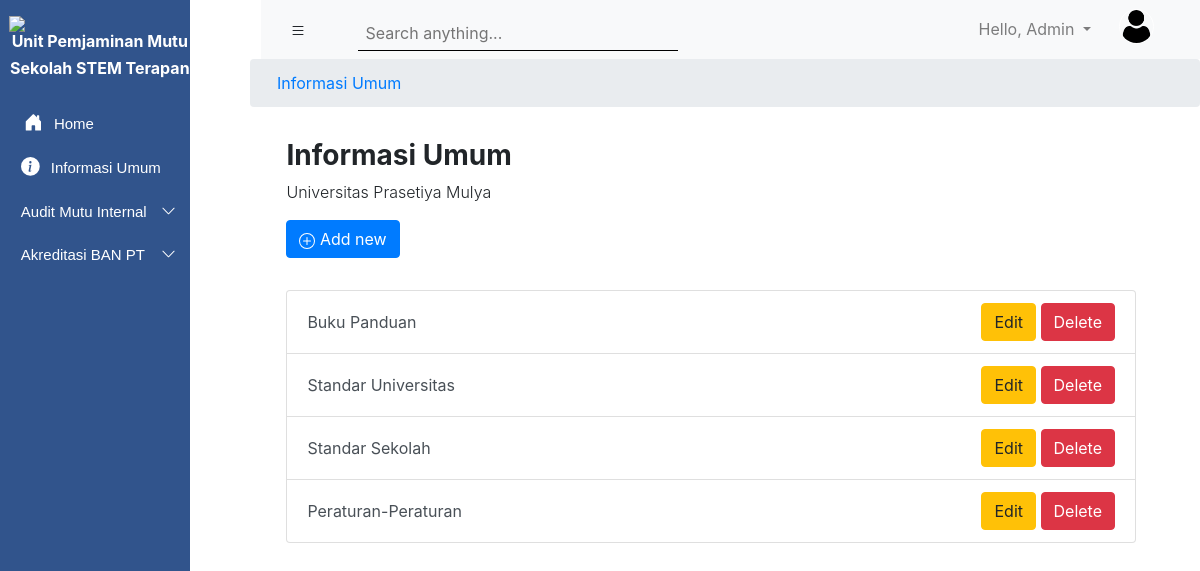
Page /informasiumum/ (signed in) on the earlier database version.
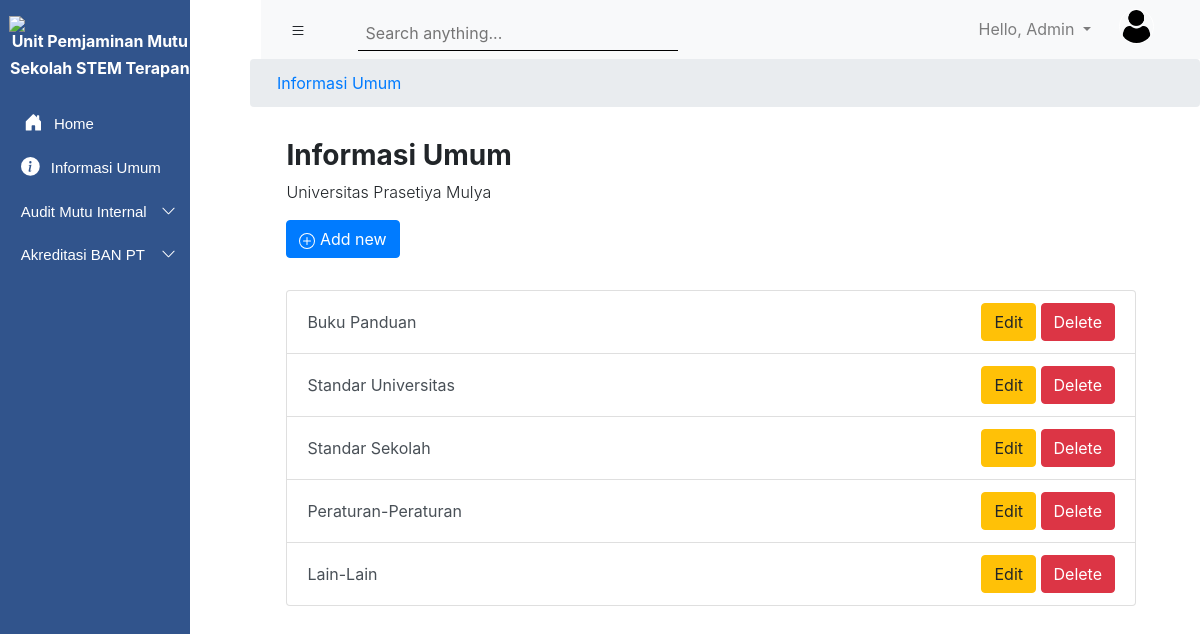
Same page on the later database version.
### upmsite/models.py (models this page shows, shortened)
class Folder(models.Model):
    listKategori = (
        ('AMI', 'AMI'),
        ('ABPT', 'ABPT'),
        ('Informasi Umum', 'Informasi Umum'),
    )
    nama_folder = models.CharField(default='', max_length=256)
    nama_prodi = models.ForeignKey(ProgramStudi, on_delete=models.CASCADE, blank = True, null = True)
    kategori = models.CharField(max_length=50, choices=listKategori)
    public_status = models.BooleanField(default = True)
    created_at = models.DateTimeField(auto_now_add=True)
    updated_at = models.DateTimeField(auto_now=True)
    isAllowNewFolder = models.BooleanField(default = True)
    isAllowNewFile = models.BooleanField(default = True)
    class Meta:
        ordering = ['-updated_at']

### upmsite/views.py (the view)
# urls.py: path('informasiumum/', views_upmsite.InformasiUmum, name="Informasi_Umum"),
def InformasiUmum(request):
    roles = request.user.roles
    prodi = request.user.prodi
    semua_prodi = models_account.ProgramStudi.objects.all()
    prodi_terpilih = models_account.ProgramStudi.objects.filter(id=prodi.id)
    ami_umum = models.Folder.objects.filter(nama_prodi=None, kategori='AMI')
    abpt_umum = models.Folder.objects.filter(nama_prodi=None, kategori='ABPT')
    informasiUmum = models.Folder.objects.filter(kategori='Informasi Umum')
    context = {
        'informasiUmum': informasiUmum,
        'roles': roles,
        'prodi': prodi,
        'semua_prodi': semua_prodi,
        'prodi_terpilih': prodi_terpilih,
        'ami_umum': ami_umum,
        'abpt_umum': abpt_umum,
    }
    return render(request, 'InformasiUmum/InformasiUmum.html', context)

### Templates/InformasiUmum/InformasiUmum.html (shortened to what this page needs)
{% extends 'main.html' %}
{% block content %}
<section>
  <nav aria-label="breadcrumb">
      <ol class="breadcrumb">
        <li class="breadcrumb-item"><a href="{% url 'Informasi_Umum' %}">Informasi Umum</a></li>
      </ol>
  </nav>
</section>
  <section class="page-title" style="margin-left: 17.9rem; ">
      <h3 class="font-weight-bold">Informasi Umum</h3>
      <p class="font-weight-light">Universitas Prasetiya Mulya</p>
      {% if roles == 'Admin' %}
        <a class="btn btn-primary">
            Add new
        </a>
      {% endif %}
  </section>
  <section class="page-title" style="margin-left: 17.9rem; margin-right: 4rem;">
    <div class="list-group">
      {%for item in informasiUmum%}
        <div type="button" class="list-group-item list-group-item-action button list-main" data-role="list-menus" onclick="window.location='{% url 'sub_informasi_umum' item.id %}';">
          <a href="" class="text-decoration-none text-reset">{{item.nama_folder}}</a>
          {% if roles == 'Admin' %}
            <div>
                <a href="#" class="btn btn-warning btn-card-menu">Edit</a>
                <a href="#" class="btn btn-danger btn-card-menu">Delete</a>
            </div>
          {% endif %}
        </div>
      {%endfor%}
    </div>
  </section>
{% endblock %}

Differences in the rows shown:
added Folder: nama_folder "Lain-Lain"
